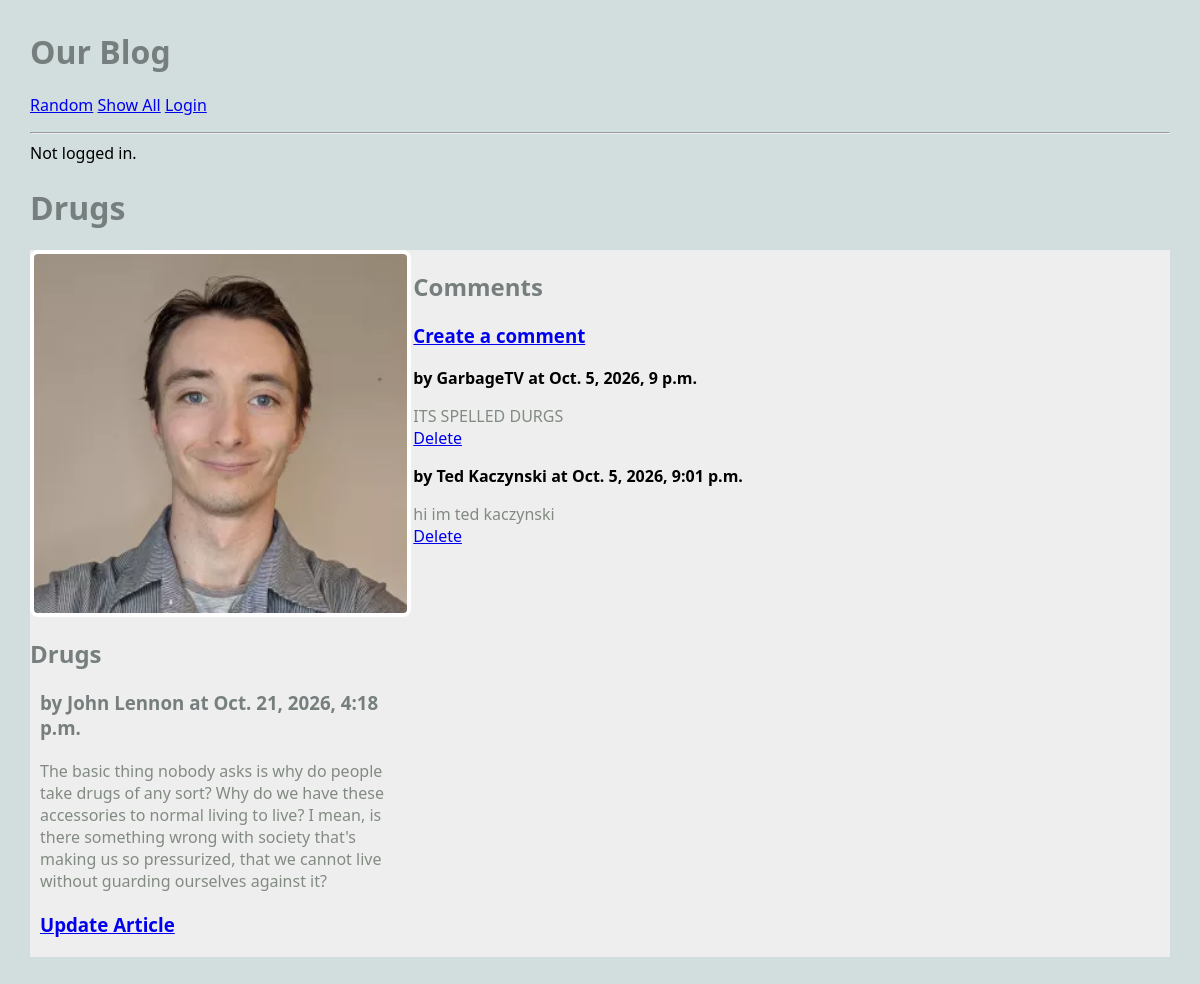
Screenshot of /blog/ with the database file from the repository.
### blog/models.py (models this page shows, shortened)
class Article(models.Model):
    title = models.TextField(blank=True)
    author = models.TextField(blank=True)
    text = models.TextField(blank=True)
    published = models.DateTimeField(auto_now=True)
    image_file = models.ImageField(blank=True)
    user = models.ForeignKey(User, on_delete=models.CASCADE)
    def get_all_comments(self):
        comments = Comment.objects.filter(article=self)
        return comments

class Comment(models.Model):
    article = models.ForeignKey(Article, on_delete=models.CASCADE)
    author = models.TextField(blank=False)
    text = models.TextField(blank=False)
    published = models.DateTimeField(auto_now=True)

### blog/views.py (the view)
# urls.py: path('', RandomArticleView.as_view(), name="random"),
class RandomArticleView(DetailView):
    model = Article
    template_name="blog/article.html"
    context_object_name = "article"
    def get_object(self):
        all_articles = Article.objects.all()
        article = random.choice(all_articles)
        return article

### blog/templates/blog/article.html
{% extends 'blog/base.html' %}
{% block content %}
<h1>{{article.title}}</h1>
<main class="grid-container">
    <article>
        {% if article.image_file %}
            <img src="{{article.image_file.url}}">
        {% else %}
            <h3>No image</h3>
        {% endif %}
        <div>
            <h2>{{article.title}}</h2>
            <h3>by {{article.author}} at {{article.published}}</h3>
            <p>{{article.text}}</p>
            <h3>
                <a href="{% url 'update_article' article.pk %}">Update Article</a>
            </h3>
        </div>
    </article>
    <div>
        <h2>Comments</h2>
        <h3>
            <a href="{% url 'create_comment' article.pk %}">Create a comment</a>
        </h3>
            {% for comment in article.get_all_comments %}
                <div>
                    <strong>by {{comment.author}} at {{comment.published}}</strong>
                    <p>
                        {{comment.text}}
                        <br>
                        <a href="{% url 'delete_comment' comment.pk %}">Delete</a>
                    </p>
                </div>
            {% endfor %}
    </div>
</main>
{% endblock %}

### static/blog/styles-blog.css (style rules this page uses)
body { margin: 30px; background: #d1dedd; font-family:'Segoe UI', Tahoma, Geneva, Verdana, sans-serif; }
h1, h2, h3 { color: #767f7e; }
p { color: #828b82; }
.grid-container { background: #eee; max-width: 900px; display: grid; grid-template-columns: repeat(3, 1fr); grid-gap: 10px; max-width: 1200px; margin: 20px auto; }
article img, article.featured img { width: 100%; border: 4px solid #fff; border-radius: 8px; }
article p, article h3 { margin: 20px 10px; }

### rows the page displays
Article: title "Drugs", image_file (picture), author "John Lennon", published "Oct. 21, 2026, 4:18 p.m.", text "The basic thing nobody asks is why do people take drugs of any sort? Why do we have these accessories to normal living to live? I mean, is there something wrong with society that's making us so pressurized, that we cannot live without guarding ourselves against it?"
Comment: author "GarbageTV", published "Oct. 5, 2026, 9 p.m.", text "ITS SPELLED DURGS"
Comment: author "Ted Kaczynski", published "Oct. 5, 2026, 9:01 p.m.", text "hi im ted kaczynski"
